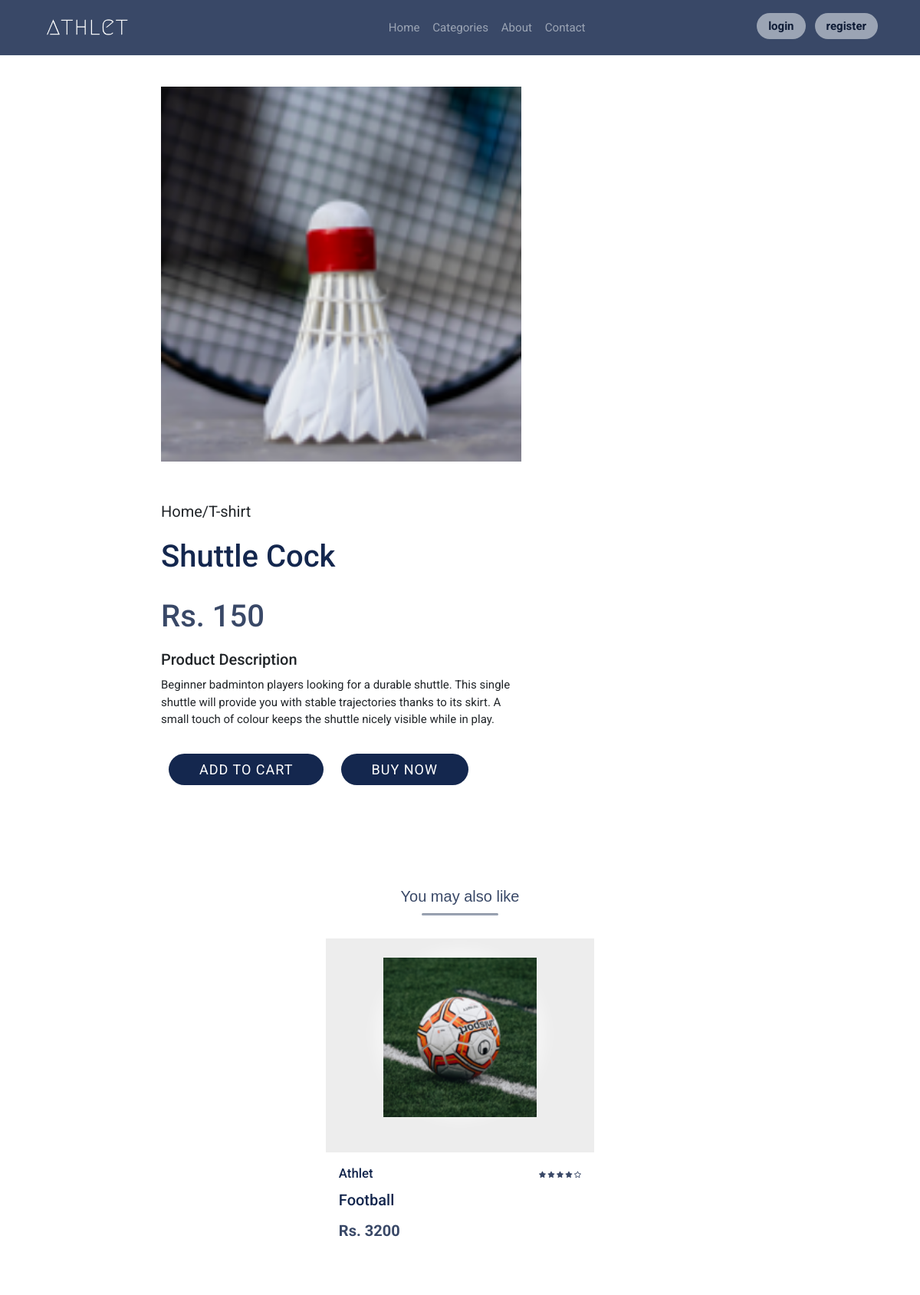
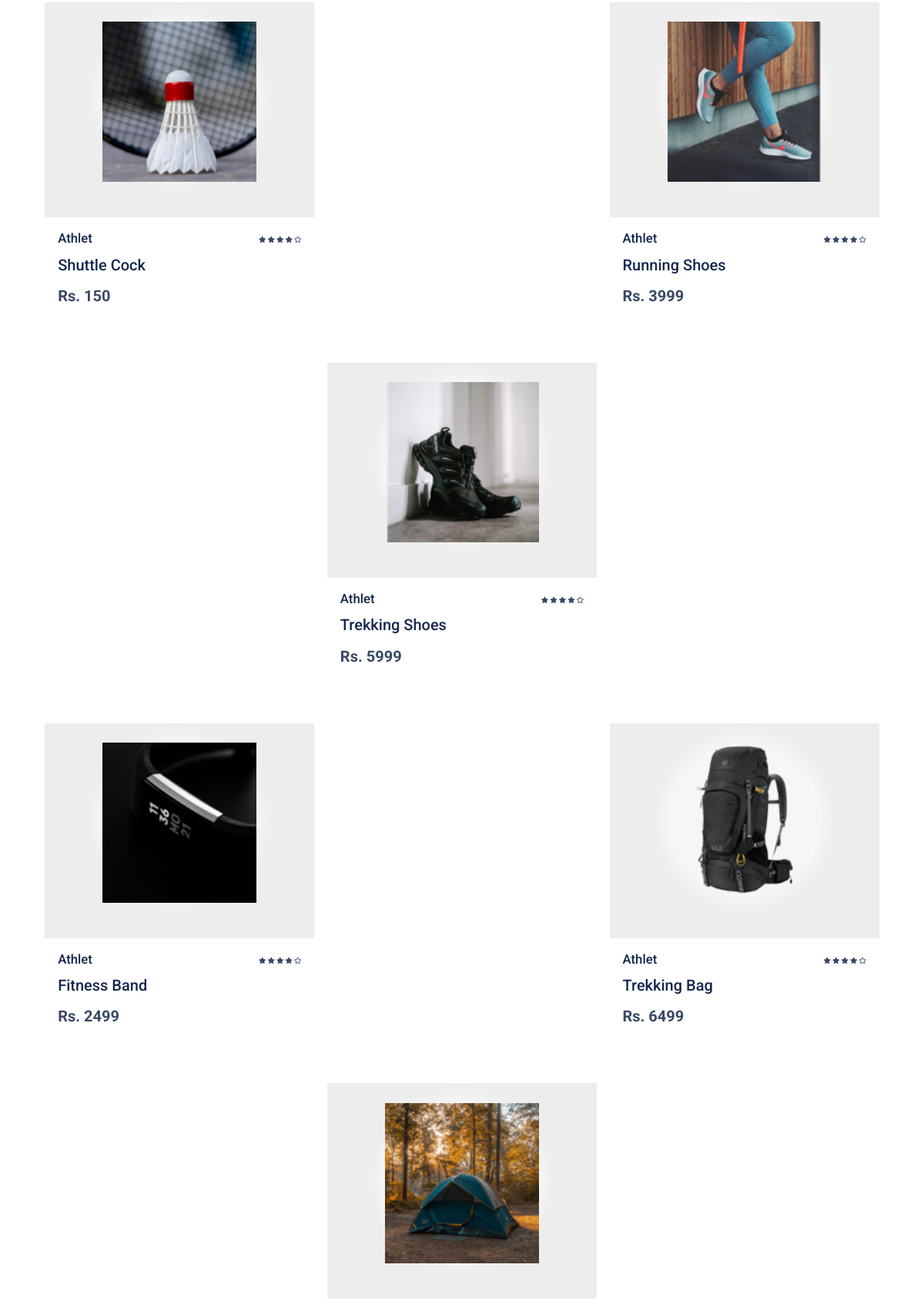
/singleproduct/2 (upper part), run on the app's committed database (2 pictures, top to bottom).
### Ecommerce_pkg/models.py (models this page shows, shortened)
class Addproducts(db.Model):
    id = db.Column(db.Integer, primary_key=True)
    name = db.Column(db.String(80), nullable=False)
    description = db.Column(db.Text, nullable=False)
    price = db.Column(db.String(5),nullable=False)
    category = db.Column(db.String(20),nullable=False)
    cartitem = db.relationship('Cart',backref=db.backref('product', lazy=True))
    image = db.Column(db.String(50),nullable=False)

### Ecommerce_pkg/routes.py (the view)
@app.route("/singleproduct/<int:product_id>")
def singleproduct(product_id):
    products = Addproducts.query.filter_by(id=product_id).all()
    for product in products:
        items = Addproducts.query.filter_by(category = product.category)
    return render_template('singleproduct.html', products=products, items=items)

### Ecommerce_pkg/templates/singleproduct.html (shortened to what this page needs)
<!DOCTYPE html>
<html lang="en">
<head>
    <link rel="stylesheet" href="https://maxcdn.bootstrapcdn.com/bootstrap/4.0.0/css/bootstrap.min.css">">
    <link rel="stylesheet" href="https://cdnjs.cloudflare.com/ajax/libs/font-awesome/5.15.4/css/all.min.css">
	<link rel = "stylesheet" href="{{ url_for('static', filename='css/style.css') }}" />
    <link rel = "stylesheet" href="{{ url_for('static', filename='css/product.css') }}" />
    <link rel = "stylesheet" href="{{ url_for('static', filename='css/singleproduct.css') }}" />
</head>
<body>
	<div class="header">
		<a href="{{ url_for('home') }}" class="logo">
			<img src="{{ url_for('static', filename='images/2.png')}}" alt="logo">
		</a>
		<nav class="navbar">
			<a href="{{url_for('home')}}">Home</a>
			<a href="#" class="cat">Categories</a>
			<a href="#">About</a>
			<a href="#">Contact</a>
		</nav>
		<div class="icons">
			{% if current_user.is_authenticated %}
			{% if current_user.email == "nitin@gmail.com" %}
			<a href="#">
				<div class="fas fa-search" id="search-btn"></div>
			</a>
			<div class="fas fa-shopping-cart" id="cart-btn"></div>
			<a class="head-btn" href="{{url_for('logout')}}">logout</a>
			<a class="head-btn" href="{{url_for('account')}}">account</a>
			<a class="head-btn" href="{{url_for('addproduct')}}">Add Products</a>
			{% else %}
			<a href="#">
				<div class="fas fa-search" id="search-btn"></div>
			</a>
			<div class="fas fa-shopping-cart" id="cart-btn"></div>
			<a class="head-btn" href="{{url_for('logout')}}">logout</a>
			<a class="head-btn" href="{{url_for('account')}}">account</a>
			{% endif %}
			{% else %}
			<a class="head-btn" href="{{url_for('login')}}">login</a>
			<a class="head-btn" href="{{url_for('register')}}">register</a>
			{% endif %}
		</div>
	</div>
	{% for product in products %}
    <div class="small-container">
        <div class="row">
            <div class="col-2">
                <img src="{{url_for('static',filename='/images/uploads/'+product.image)}}" alt="">
            </div>
            <div class="col-2">
                <p class="heading">Home/T-shirt</p>
                <h1 style="font-size: 40px; color: #14274E;">{{ product.name }}</h1>
                <h4 class="price">{{ product.price }}</h4>
                <div class="desc">
                    <h3 style="font-size: 20px; margin-bottom: 10px;">Product Description</h3>
                <p style="font-size: 15px;">{{ product.description }}</p>
                </div>
                <div class="fnl-btn">
                    <span class="fnl"><a href="{{url_for('add_to_cart',product_id=product.id)}}" class="buy">Add to cart</a></span>
                    <span class="fnl"><a href="#" class="buy">Buy Now</a></span>
                </div>
            </div>
        </div>
    </div>
	{% endfor %}
    <h1 class="extra" style="margin: 100px auto 10px auto;">You may also like</h1>
    <hr>
    <div class = "product-items">
		{% for item in items %}
		<a href="{{url_for('singleproduct', product_id=item.id)}}">
			<div class = "product">
				<div class = "product-content">
					<div class = "product-img">
						<img src = "{{url_for('static', filename='/images/uploads/'+item.image)}}" alt = "product image">
					</div>
				</div>
				<div class = "product-info">
					<div class = "product-info-top">
						<h2 class = "sm-title">Athlet</h2>
						<div class = "rating">
							<span><i class = "fas fa-star"></i></span>
							<span><i class = "fas fa-star"></i></span>
							<span><i class = "fas fa-star"></i></span>
							<span><i class = "fas fa-star"></i></span>
							<span><i class = "far fa-star"></i></span>
						</div>
					</div>
					<h1>{{ item.name }}</h1>
					<p class = "product-price">{{ item.price }}</p>
				</div>
			</div>
		</a>
		{% endfor %}
    </div>
</body>
</html>

### Ecommerce_pkg/static/css/style.css (style rules this page uses)
:root { --main-color:#9BA4B4; --black:#14274E; --bg:#394867; --light : #F1F6F9; --border:.1rem solid #F1F6F9; }
a { text-decoration: none; }
* { font-family: 'Roboto', sans-serif; margin:0; padding:0; box-sizing: border-box; outline: none; border:none; text-decoration: none; }
html { font-size: 52.5%; overflow-x: hidden; scroll-padding-top: 9rem; scroll-behavior: smooth; }
hr { width: 100px; height: 2px ; background-color: #9BA4B4; border-radius: 2px; margin: auto; }
body { margin: 0 50px; }
.header { background: var(--bg); position: fixed; display: flex; align-items: center; justify-content: space-between; padding:15px 50px; border-bottom: var(--border); position: fixed; top:0; left: 0; right: 0; z-index: 1000; }
.header .logo img { height: 5rem; }
.header .navbar { padding-left: 120px; }
.header .navbar a { margin:0 1rem; font-size: 1.8rem; color:var(--main-color); }
.head-btn { padding: 8px 15px; color: #0f1c36; background: #9BA4B4; border-radius: 18px; margin: 0 5px; font-size: 15px; font-weight: bold; line-height: 10px; }

### Ecommerce_pkg/static/css/product.css (style rules this page uses)
:root { --white-light: rgba(255, 255, 255, 0.5); --alice-blue: #f8f9fa; --carribean-green: #394867; --gray: #ededed; }
* { padding: 0; margin: 0; box-sizing: border-box; }
body { font-family: 'Quicksand', sans-serif; }
img { width: 100%; display: block; }
.extra { color: #394867; display: flex; align-items: center; justify-content: center; font-size: 20px; }
.product h1 { font-size: 20px; margin: 8px 0; color: #14274E; }
.slider p, h2 { color: #14274E; }
.product { margin: 2rem; position: relative; }
.product-content { background: var(--gray); padding: 3rem 0.5rem 2rem 0.5rem; cursor: pointer; }
.product-img { background: var(--white-light); box-shadow: 0 0 20px 10px var(--white-light); width: 200px; height: 200px; margin: 0 auto; border-radius: 50%; transition: background 0.5s ease; }
.product-content img { margin-bottom: 30px; }
.product-info { background: white; padding: 2rem; }
.product-info-top { display: flex; justify-content: space-between; align-items: center; }
.rating span { color: var(--carribean-green); }
.product-price { padding-top: 0.6rem; padding-right: 0.6rem; display: inline-block; font-size: 20px; font-weight: bold; color: #394867; }
.product { margin-top: 30px; }
.product-img img { transition: transform 0.6s ease; }
@media screen and (min-width: 992px) { .product-items { display: grid; grid-template-columns: repeat(2, 1fr); } }
@media screen and (min-width: 1200px) { .product-items { grid-template-columns: repeat(3, 1fr); } }
@media screen and (min-width: 1200px) { .product { margin-right: 1rem; margin-left: 1rem; } }

### Ecommerce_pkg/static/css/singleproduct.css (style rules this page uses)
.col-2 { flex-basis: 50%; min-width: 500px; }
.heading { font-size: 20px; margin-top: 50px; }
.small-container { margin-top: 100px ; margin-left: 160px; }
.small-container h1 { margin: 20px 0 30px 0; }
.small-container .price { font-size: 40px; color: #394867; }
.fnl { margin: 0 10px; }
.small-container .buy { padding: 10px 40px; margin-top: 150px; color: #fff; text-decoration: none; background: #14274E; border-radius: 30px; font-size: 18px; text-transform: uppercase; letter-spacing: 1px; transition: 0.4s; }
.desc { margin-top: 20px; }
.small-container .fnl-btn { margin: 40px 0 ; }

### data on the page
Addproducts: image (picture), name "Shuttle Cock", price "Rs. 150", description "Beginner badminton players looking for a durable shuttle. This single shuttle will provide you with stable trajectories thanks to its skirt. A small touch of colour keeps the shuttle nicely visible while in play."
Addproducts: image (picture), name "Football", price "Rs. 3200"
Addproducts: image (picture), name "Running Shoes", price "Rs. 3999"
Addproducts: image (picture), name "Trekking Shoes", price "Rs. 5999"
Addproducts: image (picture), name "Fitness Band", price "Rs. 2499"
Addproducts: image (picture), name "Trekking Bag", price "Rs. 6499"
Addproducts: image (picture)
